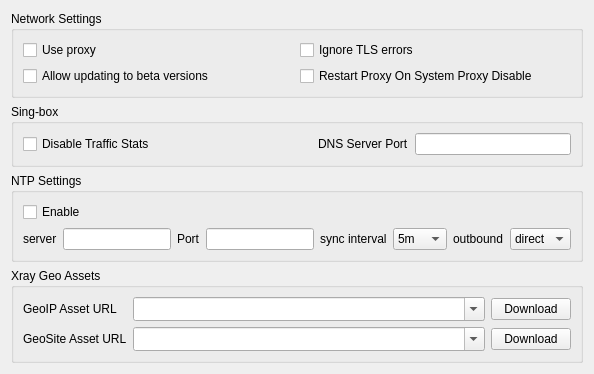
     <widget class="QWidget" name="tab_misc">
      <attribute name="title">
       <string>Miscellaneous</string>
      </attribute>
      <layout class="QVBoxLayout" name="verticalLayout_misc">
       <item>
        <widget class="QGroupBox" name="groupBox_network">
         <property name="sizePolicy">
          <sizepolicy hsizetype="Preferred" vsizetype="Preferred">
           <horstretch>0</horstretch>
           <verstretch>0</verstretch>
          </sizepolicy>
         </property>
         <property name="title">
          <string>Network Settings</string>
         </property>
         <layout class="QGridLayout" name="gridLayout_12">
          <item row="1" column="0">
           <widget class="QCheckBox" name="allow_beta">
            <property name="text">
             <string>Allow updating to beta versions</string>
            </property>
           </widget>
          </item>
          <item row="0" column="1">
           <widget class="QCheckBox" name="net_insecure">
            <property name="text">
             <string>Ignore TLS errors</string>
            </property>
           </widget>
          </item>
          <item row="1" column="1">
           <widget class="QCheckBox" name="reset_proxy_on_disable_sp">
            <property name="text">
             <string>Restart Proxy On System Proxy Disable</string>
            </property>
           </widget>
          </item>
          <item row="0" column="0">
           <widget class="QCheckBox" name="net_use_proxy">
            <property name="toolTip">
             <string>&lt;html&gt;&lt;head/&gt;&lt;body&gt;&lt;p&gt;Use proxy for subscription request, update request etc&lt;/p&gt;&lt;/body&gt;&lt;/html&gt;</string>
            </property>
            <property name="text">
             <string>Use proxy</string>
            </property>
           </widget>
          </item>
         </layout>
        </widget>
       </item>
       <item>
        <widget class="QGroupBox" name="misc_core_box">
         <property name="title">
          <string notr="true">Sing-box</string>
         </property>
         <layout class="QGridLayout" name="gridLayout_misc_core">
          <item row="0" column="0">
           <widget class="QCheckBox" name="disable_stats">
            <property name="toolTip">
             <string>&lt;html&gt;&lt;head/&gt;&lt;body&gt;&lt;p&gt;Might Improve Ping and Performance&lt;/p&gt;&lt;/body&gt;&lt;/html&gt;</string>
            </property>
            <property name="text">
             <string>Disable Traffic Stats</string>
            </property>
           </widget>
          </item>
          <item row="0" column="1">
           <spacer name="horizontalSpacer_disable_stats">
            <property name="orientation">
             <enum>Qt::Orientation::Horizontal</enum>
            </property>
            <property name="sizeHint" stdset="0">
             <size>
              <width>40</width>
              <height>20</height>
             </size>
            </property>
           </spacer>
          </item>
          <item row="0" column="2">
           <widget class="QLabel" name="label_29">
            <property name="toolTip">
             <string>&lt;html&gt;&lt;head/&gt;&lt;body&gt;&lt;p&gt;A DNS server for local use will be deployed on this port&lt;/p&gt;&lt;/body&gt;&lt;/html&gt;</string>
            </property>
            <property name="text">
             <string>DNS Server Port</string>
            </property>
           </widget>
          </item>
          <item row="0" column="3">
           <widget class="QLineEdit" name="dns_in_port"/>
          </item>
         </layout>
        </widget>
       </item>
       <item>
        <widget class="QGroupBox" name="ntp_box">
         <property name="toolTip">
          <string>&lt;html&gt;&lt;head/&gt;&lt;body&gt;&lt;p&gt;Settings for the sing-box's built-in NTP client&lt;/p&gt;&lt;/body&gt;&lt;/html&gt;</string>
         </property>
         <property name="title">
          <string>NTP Settings</string>
         </property>
         <layout class="QGridLayout" name="gridLayout_6">
          <item row="0" column="0">
           <widget class="QCheckBox" name="ntp_enable">
            <property name="text">
             <string>Enable</string>
            </property>
           </widget>
          </item>
          <item row="1" column="0">
           <layout class="QHBoxLayout" name="horizontalLayout_22">
            <item>
             <widget class="QLabel" name="ntp_server_l">
              <property name="text">
               <string>server</string>
              </property>
             </widget>
            </item>
            <item>
             <widget class="QLineEdit" name="ntp_server"/>
            </item>
            <item>
             <widget class="QLabel" name="ntp_port_l">
              <property name="text">
               <string>Port</string>
              </property>
             </widget>
            </item>
            <item>
             <widget class="QLineEdit" name="ntp_port">
              <property name="maximumSize">
               <size>
                <width>162</width>
                <height>16777215</height>
               </size>
              </property>
             </widget>
            </item>
            <item>
             <widget class="QLabel" name="ntp_interval_l">
              <property name="text">
               <string>sync interval</string>
              </property>
             </widget>
            </item>
            <item>
             <widget class="QComboBox" name="ntp_interval">
              <property name="toolTip">
               <string>&lt;html&gt;&lt;head/&gt;&lt;body&gt;&lt;p&gt;In minutes&lt;/p&gt;&lt;/body&gt;&lt;/html&gt;</string>
              </property>
              <item>
               <property name="text">
                <string notr="true">5m</string>
               </property>
              </item>
              <item>
               <property name="text">
                <string notr="true">10m</string>
               </property>
              </item>
              <item>
               <property name="text">
                <string notr="true">30m</string>
               </property>
              </item>
             </widget>
            </item>
            <item>
             <widget class="QLabel" name="ntp_outbound_l">
              <property name="text">
               <string>outbound</string>
              </property>
             </widget>
            </item>
            <item>
             <widget class="QComboBox" name="ntp_outbound">
              <property name="toolTip">
               <string>&lt;html&gt;&lt;head/&gt;&lt;body&gt;&lt;p&gt;Which outbound the NTP query is sent through&lt;/p&gt;&lt;/body&gt;&lt;/html&gt;</string>
              </property>
              <item>
               <property name="text">
                <string notr="true">direct</string>
               </property>
              </item>
              <item>
               <property name="text">
                <string notr="true">proxy</string>
               </property>
              </item>
             </widget>
            </item>
           </layout>
          </item>
         </layout>
        </widget>
       </item>
       <item>
        <widget class="QGroupBox" name="xray_assets_box">
         <property name="title">
          <string>Xray Geo Assets</string>
         </property>
         <layout class="QFormLayout" name="formLayout_xray_assets">
          <item row="0" column="0">
           <widget class="QLabel" name="label_xray_geoip_url">
            <property name="toolTip">
             <string>&lt;html&gt;&lt;head/&gt;&lt;body&gt;&lt;p&gt;URL for geoip.dat, downloaded when a full Xray config's routing needs geoip: rules.&lt;/p&gt;&lt;/body&gt;&lt;/html&gt;</string>
            </property>
            <property name="text">
             <string>GeoIP Asset URL</string>
            </property>
           </widget>
          </item>
          <item row="0" column="1">
           <widget class="QWidget" name="xray_geoip_url_row" native="true">
            <layout class="QHBoxLayout" name="xray_geoip_url_layout">
             <property name="leftMargin">
              <number>0</number>
             </property>
             <property name="topMargin">
              <number>0</number>
             </property>
             <property name="rightMargin">
              <number>0</number>
             </property>
             <property name="bottomMargin">
              <number>0</number>
             </property>
             <item>
              <widget class="QComboBox" name="xray_geoip_url">
               <property name="sizePolicy">
                <sizepolicy hsizetype="Expanding" vsizetype="Fixed">
                 <horstretch>0</horstretch>
                 <verstretch>0</verstretch>
                </sizepolicy>
               </property>
               <property name="editable">
                <bool>true</bool>
               </property>
               <property name="sizeAdjustPolicy">
                <enum>QComboBox::SizeAdjustPolicy::AdjustToMinimumContentsLengthWithIcon</enum>
               </property>
              </widget>
             </item>
             <item>
              <widget class="QPushButton" name="xray_geoip_download">
               <property name="toolTip">
                <string>Download geoip.dat now from the URL on the left</string>
               </property>
               <property name="text">
                <string>Download</string>
               </property>
              </widget>
             </item>
            </layout>
           </widget>
          </item>
          <item row="1" column="0">
           <widget class="QLabel" name="label_xray_geosite_url">
            <property name="toolTip">
             <string>&lt;html&gt;&lt;head/&gt;&lt;body&gt;&lt;p&gt;URL for geosite.dat, downloaded when a full Xray config's routing needs geosite: rules.&lt;/p&gt;&lt;/body&gt;&lt;/html&gt;</string>
            </property>
            <property name="text">
             <string>GeoSite Asset URL</string>
            </property>
           </widget>
          </item>
          <item row="1" column="1">
           <widget class="QWidget" name="xray_geosite_url_row" native="true">
            <layout class="QHBoxLayout" name="xray_geosite_url_layout">
             <property name="leftMargin">
              <number>0</number>
             </property>
             <property name="topMargin">
              <number>0</number>
             </property>
             <property name="rightMargin">
              <number>0</number>
             </property>
             <property name="bottomMargin">
              <number>0</number>
             </property>
             <item>
              <widget class="QComboBox" name="xray_geosite_url">
               <property name="sizePolicy">
                <sizepolicy hsizetype="Expanding" vsizetype="Fixed">
                 <horstretch>0</horstretch>
                 <verstretch>0</verstretch>
                </sizepolicy>
               </property>
               <property name="editable">
                <bool>true</bool>
               </property>
               <property name="sizeAdjustPolicy">
                <enum>QComboBox::SizeAdjustPolicy::AdjustToMinimumContentsLengthWithIcon</enum>
               </property>
              </widget>
             </item>
             <item>
              <widget class="QPushButton" name="xray_geosite_download">
               <property name="toolTip">
                <string>Download geosite.dat now from the URL on the left</string>
               </property>
               <property name="text">
                <string>Download</string>
               </property>
              </widget>
             </item>
            </layout>
           </widget>
          </item>
         </layout>
        </widget>
       </item>
      </layout>
     </widget>
